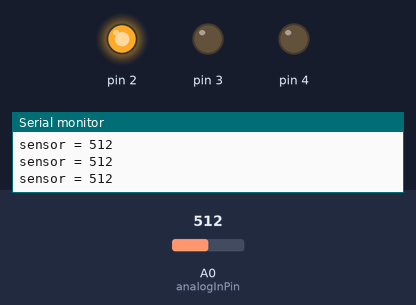
Bench run of a sketch on a simulated Arduino Uno, built with avr-gcc and run on an emulated ATmega328P. On the bench: output pins drawn as LEDs (lit = HIGH), the last lines printed to the serial monitor. The inputs (shaded band) are chosen by the test bench; at power-on: A0 (analogInPin) = 512. The audio player accepts every command and is not drawn.

Above: at 2.7 s.
2.8 s: A0 (analogInPin) set to 585
4.3 s: A0 (analogInPin) set to 617
At 4.9 s:
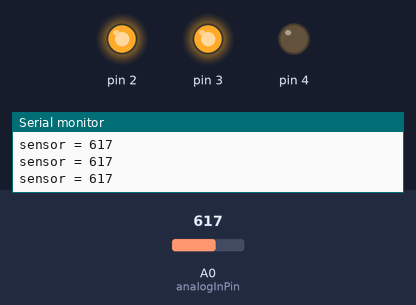
5.8 s: A0 (analogInPin) set to 635
At 7.0 s:
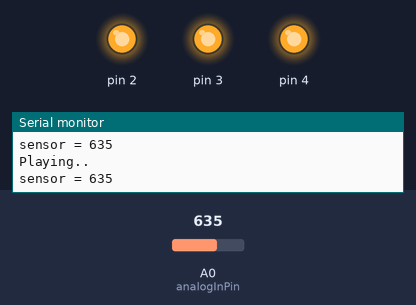
7.3 s: A0 (analogInPin) set to 684
10.3 s: A0 (analogInPin) set to 707
At 11.0 s:
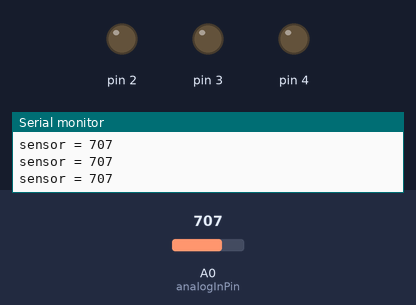
11.8 s: A0 (analogInPin) set to 591
At 12.3 s:
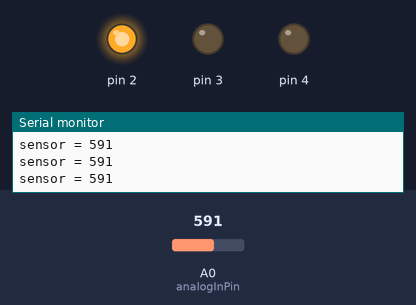
Timing chart, 0 to 14.3 s (numbered marks = the images above; inputs shaded):
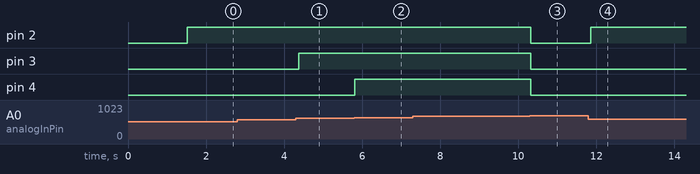

The sketch:

flood_detection_system.ino
```cpp
#include <SoftwareSerial.h>
#include <DFRobotDFPlayerMini.h>

SoftwareSerial mySoftwareSerial(10, 11); // RX, TX
DFRobotDFPlayerMini myDFPlayer;

const int analogInPin = A0;
int sensorValue = 0;

boolean isPlaying = false;

void setup() {
  // declare pin 9 to be an output:
  pinMode(2,OUTPUT);
  pinMode(3,OUTPUT);
  pinMode(4,OUTPUT);
  Serial.begin(9600);

  mySoftwareSerial.begin(9600);
  Serial.begin(9600);

  delay(1000);

   if (!myDFPlayer.begin(mySoftwareSerial)) {
        Serial.println("Unable to begin:");
        Serial.println("1.Please recheck the connection!");
        Serial.println("2.Please insert the SD card!");
        while (true);
    }
    Serial.println(F("DFPlayer Mini online."));

     myDFPlayer.setTimeOut(500);

    //----Set volume----
    myDFPlayer.volume(10); //Set volume value (0~30).
    //myDFPlayer.volumeUp(); //Volume Up
    //myDFPlayer.volumeDown(); //Volume Down

    //----Set different EQ----
    myDFPlayer.EQ(DFPLAYER_EQ_NORMAL);
    //  myDFPlayer.EQ(DFPLAYER_EQ_POP);
    //  myDFPlayer.EQ(DFPLAYER_EQ_ROCK);
    //  myDFPlayer.EQ(DFPLAYER_EQ_JAZZ);
    //  myDFPlayer.EQ(DFPLAYER_EQ_CLASSIC);
    //  myDFPlayer.EQ(DFPLAYER_EQ_BASS);

    myDFPlayer.outputDevice(DFPLAYER_DEVICE_SD);
}

// the loop routine runs over and over again forever:
void loop() {
  sensorValue = analogRead(analogInPin);
  Serial.print("sensor = ");
  Serial.print(sensorValue);
  Serial.print("\n");
  delay(2);
  if((sensorValue>=100)&&(sensorValue<=600)){
    digitalWrite(2,HIGH);
    delay(100);
    }
  else if((sensorValue>=601)&&(sensorValue<=625)){
   digitalWrite(3,HIGH);
   delay(100);
    }
  else if((sensorValue>=626)&&(sensorValue<=700)){
    digitalWrite(4,HIGH);
    myDFPlayer.play(1); //Play the first song
    isPlaying = true;
    Serial.println("Playing..");
    }
  else{
    digitalWrite(2,LOW);
    digitalWrite(3,LOW);
    digitalWrite(4,LOW);
    delay(100);
    }
}
```

Measured:
- the behaviour switches between 600 and 601 on A0 (analogInPin) (found by bisection; images 0 and 1)
- the behaviour switches between 700 and 701 on A0 (analogInPin) (found by bisection; images 2 and 3)
- after the input at 4.3 s, pin 3: LOW → HIGH after 0.08 s
- after the input at 5.8 s, pin 4: LOW → HIGH at once
- after the input at 10.3 s, pin 2–4: HIGH → LOW at once
- after the input at 11.8 s, pin 2: LOW → HIGH after 0.06 s
